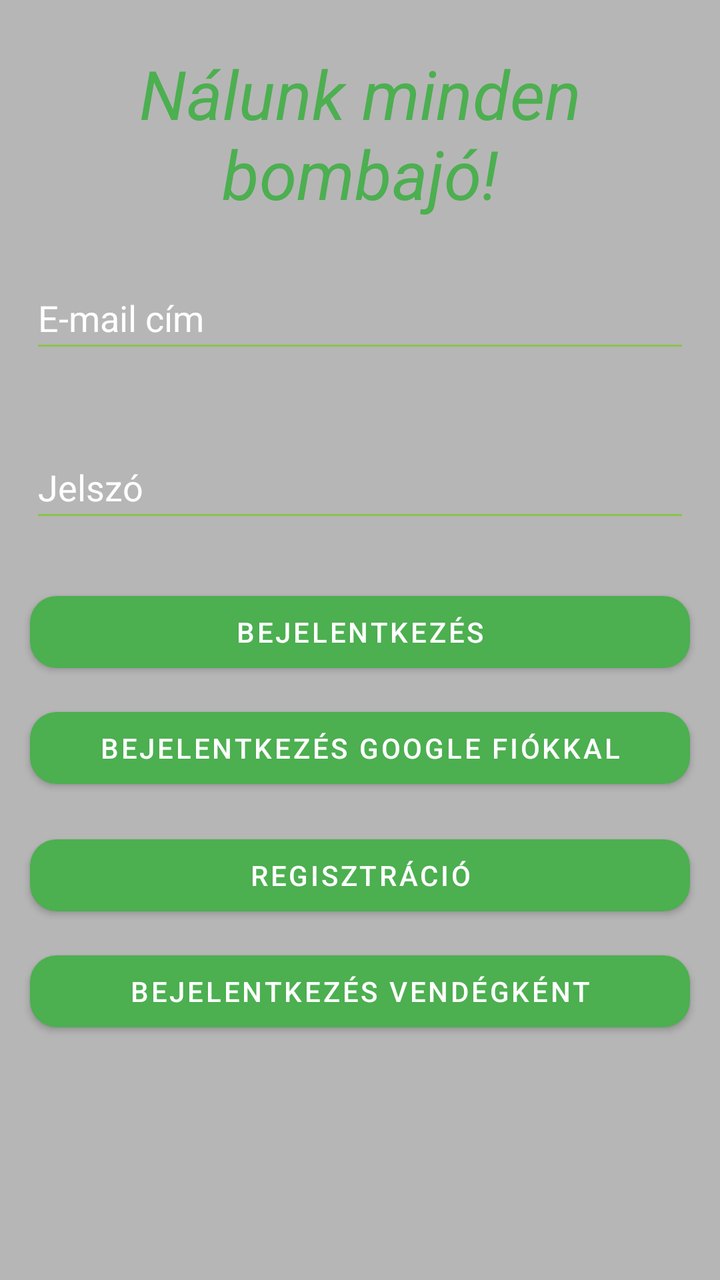
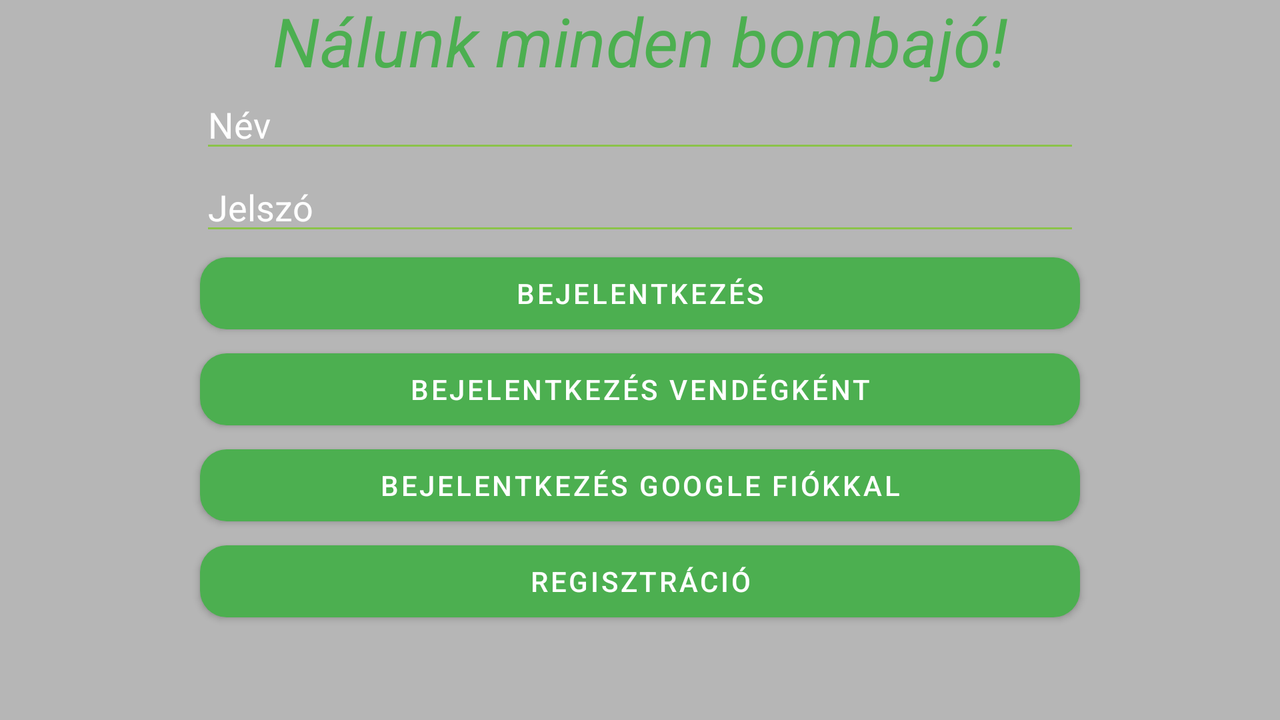

First picture: res/layout/ on a phone held upright. Second picture: the repository's own variant of that layout, on a device whose configuration matches the variant's folder. Source for both follows.
<!-- AndroidManifest.xml: application theme Theme.Shop -->
<!-- res/layout/activity_main.xml -->
<?xml version="1.0" encoding="utf-8"?>
<androidx.constraintlayout.widget.ConstraintLayout xmlns:android="http://schemas.android.com/apk/res/android"
    xmlns:app="http://schemas.android.com/apk/res-auto"
    xmlns:tools="http://schemas.android.com/tools"
    android:layout_width="match_parent"
    android:layout_height="match_parent"
    android:background="#B6B6B6"
    tools:context=".MainActivity">

    <TextView
        android:id="@+id/registrationTextView"
        android:layout_width="match_parent"
        android:layout_height="wrap_content"
        android:text="@string/n_lunk_minden_bombaj"
        android:textAlignment="center"
        android:textColor="@color/green"
        android:textColorHint="@color/white"
        android:textSize="34sp"
        app:layout_constraintBottom_toTopOf="@+id/emailEditText"
        app:layout_constraintTop_toTopOf="parent"
        tools:layout_editor_absoluteX="15dp"
        android:textStyle="italic" />

    <EditText
        android:id="@+id/emailEditText"
        android:layout_width="match_parent"
        android:layout_height="48dp"
        android:layout_marginLeft="15dp"
        android:layout_marginRight="15dp"
        android:ems="10"
        android:hint="@string/email_address"
        android:inputType="textEmailAddress"
        android:textColor="@color/white"
        android:textColorHighlight="@color/green2"
        android:textColorHint="@color/white"
        android:textColorLink="@color/green2"
        android:backgroundTint="@color/green2"
        app:layout_constraintBottom_toBottomOf="parent"
        app:layout_constraintEnd_toEndOf="parent"
        app:layout_constraintHorizontal_bias="0.0"
        app:layout_constraintStart_toStartOf="parent"
        app:layout_constraintTop_toTopOf="parent"
        app:layout_constraintVertical_bias="0.225" />

    <EditText
        android:id="@+id/passwordEditText"
        android:layout_width="match_parent"
        android:layout_height="48dp"
        android:layout_marginLeft="15dp"
        android:layout_marginRight="15dp"
        android:layout_marginBottom="150dp"
        android:ems="10"
        android:hint="@string/password"
        android:inputType="textPassword"
        android:textColor="@color/white"
        android:textColorHint="@color/white"
        android:backgroundTint="@color/green2"
        app:layout_constraintBottom_toBottomOf="parent"
        app:layout_constraintTop_toBottomOf="@+id/emailEditText"
        app:layout_constraintVertical_bias="0.141"
        tools:layout_editor_absoluteX="16dp" />

    <Button
        android:id="@+id/loginButton"
        android:layout_width="0dp"
        android:layout_height="wrap_content"
        android:layout_marginLeft="15dp"
        android:layout_marginRight="15dp"
        android:onClick="login"
        android:text="@string/login"
        app:backgroundTint="#4CAF50"
        app:cornerRadius="40px"
        app:layout_constraintBottom_toBottomOf="parent"
        app:layout_constraintEnd_toEndOf="parent"
        app:layout_constraintHorizontal_bias="1.0"
        app:layout_constraintStart_toStartOf="parent"
        app:layout_constraintTop_toBottomOf="@+id/passwordEditText"
        app:layout_constraintVertical_bias="0.08" />

    <Button
        android:id="@+id/registerButton"
        android:layout_width="0dp"
        android:layout_height="wrap_content"
        android:layout_marginLeft="15dp"
        android:layout_marginRight="15dp"
        android:onClick="register"
        android:text="@string/registration"
        app:backgroundTint="#4CAF50"
        app:cornerRadius="40px"
        app:layout_constraintBottom_toBottomOf="parent"
        app:layout_constraintEnd_toEndOf="parent"
        app:layout_constraintHorizontal_bias="1.0"
        app:layout_constraintStart_toStartOf="parent"
        app:layout_constraintTop_toBottomOf="@+id/googleSignInButton"
        app:layout_constraintVertical_bias="0.08" />

    <Button
        android:id="@+id/guestLoginButton"
        android:layout_width="0dp"
        android:layout_height="wrap_content"
        android:layout_marginLeft="15dp"
        android:layout_marginTop="10dp"
        android:layout_marginRight="15dp"
        android:onClick="loginAsGuest"
        android:text="@string/guest_login"
        app:backgroundTint="#4CAF50"
        app:cornerRadius="40px"
        app:layout_constraintEnd_toEndOf="parent"
        app:layout_constraintHorizontal_bias="1.0"
        app:layout_constraintStart_toStartOf="parent"
        app:layout_constraintTop_toBottomOf="@+id/registerButton"
        tools:ignore="OnClick" />

    <Button
        android:id="@+id/googleSignInButton"
        android:layout_width="0dp"
        android:layout_height="wrap_content"
        android:layout_marginLeft="15dp"
        android:layout_marginTop="10dp"
        android:layout_marginRight="15dp"
        android:onClick="loginWithGoogle"
        android:text="@string/google_login"
        app:backgroundTint="#4CAF50"
        app:cornerRadius="40px"
        app:layout_constraintEnd_toEndOf="parent"
        app:layout_constraintHorizontal_bias="1.0"
        app:layout_constraintStart_toStartOf="parent"
        app:layout_constraintTop_toBottomOf="@+id/loginButton" />

</androidx.constraintlayout.widget.ConstraintLayout>
<!-- resources referenced by this layout -->
<resources>
  <color name="green">#4CAF50</color>
  <color name="green2">#8BC34A</color>
  <color name="white">#FFFFFFFF</color>
  <string name="email_address">E-mail cím</string>
  <string name="google_login">Bejelentkezés google fiókkal</string>
  <string name="guest_login">Bejelentkezés vendégként</string>
  <string name="login">Bejelentkezés</string>
  <string name="n_lunk_minden_bombaj">Nálunk minden bombajó!</string>
  <string name="password">Jelszó</string>
  <string name="registration">Regisztráció</string>
  <style name="Theme.Shop" parent="Theme.MaterialComponents.DayNight.DarkActionBar">
          
          <item name="colorPrimary">@color/green2</item>
          <item name="colorPrimaryVariant">@color/green</item>
          <item name="colorOnPrimary">@color/white</item>
          
          <item name="colorSecondary">@color/yellow</item>
          <item name="colorSecondaryVariant">@color/yellow2</item>
          <item name="colorOnSecondary">@color/white</item>
          
          <item name="android:statusBarColor" tools:targetApi="l">?attr/colorPrimaryVariant</item>
          
      </style>
  <color name="yellow">#FFC107</color>
  <color name="yellow2">#FFEB3B</color>
</resources>
<!-- res/layout-land/activity_main.xml (the repository's variant of the layout above) -->
<!-- drawn on the phone turned sideways -->
<?xml version="1.0" encoding="utf-8"?>
<androidx.constraintlayout.widget.ConstraintLayout xmlns:android="http://schemas.android.com/apk/res/android"
    xmlns:app="http://schemas.android.com/apk/res-auto"
    xmlns:tools="http://schemas.android.com/tools"
    android:layout_width="match_parent"
    android:layout_height="match_parent"
    android:background="#FFB6B6B6"
    android:orientation="vertical"
    tools:context=".MainActivity">

    <TextView
        android:id="@+id/registrationTextView"
        android:layout_width="match_parent"
        android:layout_height="wrap_content"
        android:text="@string/n_lunk_minden_bombaj"
        android:textAlignment="center"
        android:textColor="@color/green"
        android:textColorHint="@color/white"
        android:textSize="34sp"
        android:textStyle="italic"
        app:layout_constraintBottom_toTopOf="@+id/editTextUserName"
        app:layout_constraintTop_toTopOf="parent"
        tools:layout_editor_absoluteX="15dp" />

    <EditText
        android:id="@+id/editTextUserName"
        android:layout_width="match_parent"
        android:layout_height="wrap_content"
        android:layout_marginLeft="100dp"
        android:layout_marginRight="100dp"
        android:layout_marginTop="40dp"
        android:ems="10"
        android:hint="@string/name"
        android:inputType="text"
        android:textColor="@color/white"
        android:textColorHint="@color/white"
        android:backgroundTint="@color/green2"
        app:layout_constraintTop_toTopOf="parent"
        tools:layout_editor_absoluteX="15dp" />

    <EditText
        android:id="@+id/editTextPassword"
        android:layout_width="match_parent"
        android:layout_height="wrap_content"
        android:layout_marginLeft="100dp"
        android:layout_marginRight="100dp"
        android:ems="10"
        android:hint="@string/password"
        android:inputType="textPassword"
        android:textColor="@color/white"
        android:textColorHint="@color/white"
        android:backgroundTint="@color/green2"
        app:layout_constraintBottom_toBottomOf="parent"
        app:layout_constraintTop_toBottomOf="@+id/editTextUserName"
        app:layout_constraintVertical_bias="0.0"
        tools:layout_editor_absoluteX="14dp" />

    <Button
        android:id="@+id/loginButton"
        android:layout_width="0dp"
        android:layout_height="wrap_content"
        android:layout_marginLeft="100dp"
        android:layout_marginRight="100dp"
        android:onClick="login"
        android:text="@string/login"
        app:backgroundTint="#4CAF50"
        app:cornerRadius="40px"
        app:layout_constraintEnd_toEndOf="parent"
        app:layout_constraintHorizontal_bias="0.551"
        app:layout_constraintStart_toStartOf="parent"
        app:layout_constraintTop_toBottomOf="@+id/editTextPassword"
        tools:ignore="OnClick" />

    <Button
        android:id="@+id/guestLoginButton"
        android:layout_width="0dp"
        android:layout_height="wrap_content"
        android:layout_marginLeft="100dp"
        android:layout_marginRight="100dp"
        android:onClick="loginAsGuest"
        android:text="@string/guest_login"
        app:backgroundTint="#4CAF50"
        app:cornerRadius="40px"
        app:layout_constraintEnd_toEndOf="parent"
        app:layout_constraintHorizontal_bias="0.551"
        app:layout_constraintStart_toStartOf="parent"
        app:layout_constraintTop_toBottomOf="@+id/loginButton"
        tools:ignore="OnClick" />

    <Button
        android:id="@+id/googleSignInButton"
        android:layout_width="0dp"
        android:layout_height="wrap_content"
        android:layout_marginLeft="100dp"
        android:layout_marginRight="100dp"
        android:onClick="loginWithGoogle"
        android:text="@string/google_login"
        app:backgroundTint="#4CAF50"
        app:cornerRadius="40px"
        app:layout_constraintEnd_toEndOf="parent"
        app:layout_constraintHorizontal_bias="0.551"
        app:layout_constraintStart_toStartOf="parent"
        app:layout_constraintTop_toBottomOf="@+id/guestLoginButton" />

    <Button
        android:id="@+id/registerButton"
        android:layout_width="0dp"
        android:layout_height="wrap_content"
        android:layout_marginLeft="100dp"
        android:layout_marginRight="100dp"
        android:onClick="register"
        android:text="@string/registration"
        app:backgroundTint="#4CAF50"
        app:cornerRadius="40px"
        app:layout_constraintEnd_toEndOf="parent"
        app:layout_constraintHorizontal_bias="0.551"
        app:layout_constraintStart_toStartOf="parent"
        app:layout_constraintTop_toBottomOf="@+id/googleSignInButton" />

</androidx.constraintlayout.widget.ConstraintLayout>
<!-- resources referenced by the variant -->
<!-- as the phone turned sideways resolves them -->
<resources>
  <color name="green">#4CAF50</color>
  <color name="green2">#8BC34A</color>
  <color name="white">#FFFFFFFF</color>
  <string name="google_login">Bejelentkezés google fiókkal</string>
  <string name="guest_login">Bejelentkezés vendégként</string>
  <string name="login">Bejelentkezés</string>
  <string name="n_lunk_minden_bombaj">Nálunk minden bombajó!</string>
  <string name="name">Név</string>
  <string name="password">Jelszó</string>
  <string name="registration">Regisztráció</string>
  <style name="Theme.Shop" parent="Theme.MaterialComponents.DayNight.DarkActionBar">
          
          <item name="colorPrimary">@color/green2</item>
          <item name="colorPrimaryVariant">@color/green</item>
          <item name="colorOnPrimary">@color/white</item>
          
          <item name="colorSecondary">@color/yellow</item>
          <item name="colorSecondaryVariant">@color/yellow2</item>
          <item name="colorOnSecondary">@color/white</item>
          
          <item name="android:statusBarColor" tools:targetApi="l">?attr/colorPrimaryVariant</item>
          
      </style>
  <color name="yellow">#FFC107</color>
  <color name="yellow2">#FFEB3B</color>
</resources>
